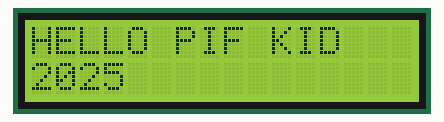
Bench run of a sketch on a simulated ESP32. Shown: 16×2 character LCD.

Above: at 0.1 s.
At 2.2 s:
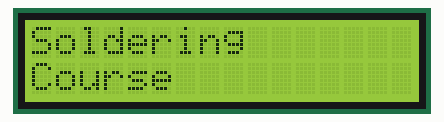

Measured:
- what the display in image 1 shows lasts 2.0 s, from 2.1 s to 4.1 s

The sketch:

LCDTestCode.ino
```cpp
#include <Wire.h>
#include <LiquidCrystal_I2C.h>

#define SDA_PIN 13
#define SCL_PIN 14
// Initialize LCD with I2C address 0x27 (common for PCF8574), 16 columns, 2 rows
LiquidCrystal_I2C lcd(0x27, 16, 2);

void setup() {
  // Initialize I2C communication
  Wire.begin(SDA_PIN, SCL_PIN);

  // Initialize LCD
  lcd.init();
  lcd.backlight(); // Turn on backlight
}

void loop() {
  // Slide 1
  lcd.clear();
  lcd.setCursor(0, 0); // First line
  lcd.print("HELLO PIF KID");
  lcd.setCursor(0, 1); // Second line
  lcd.print("2025");
  delay(2000); // Display for 2 seconds

  // Slide 2
  lcd.clear();
  lcd.setCursor(0, 0); // First line
  lcd.print("Soldering");
  lcd.setCursor(0, 1); // Second line
  lcd.print("Course");
  delay(2000); // Display for 2 seconds
}
```
